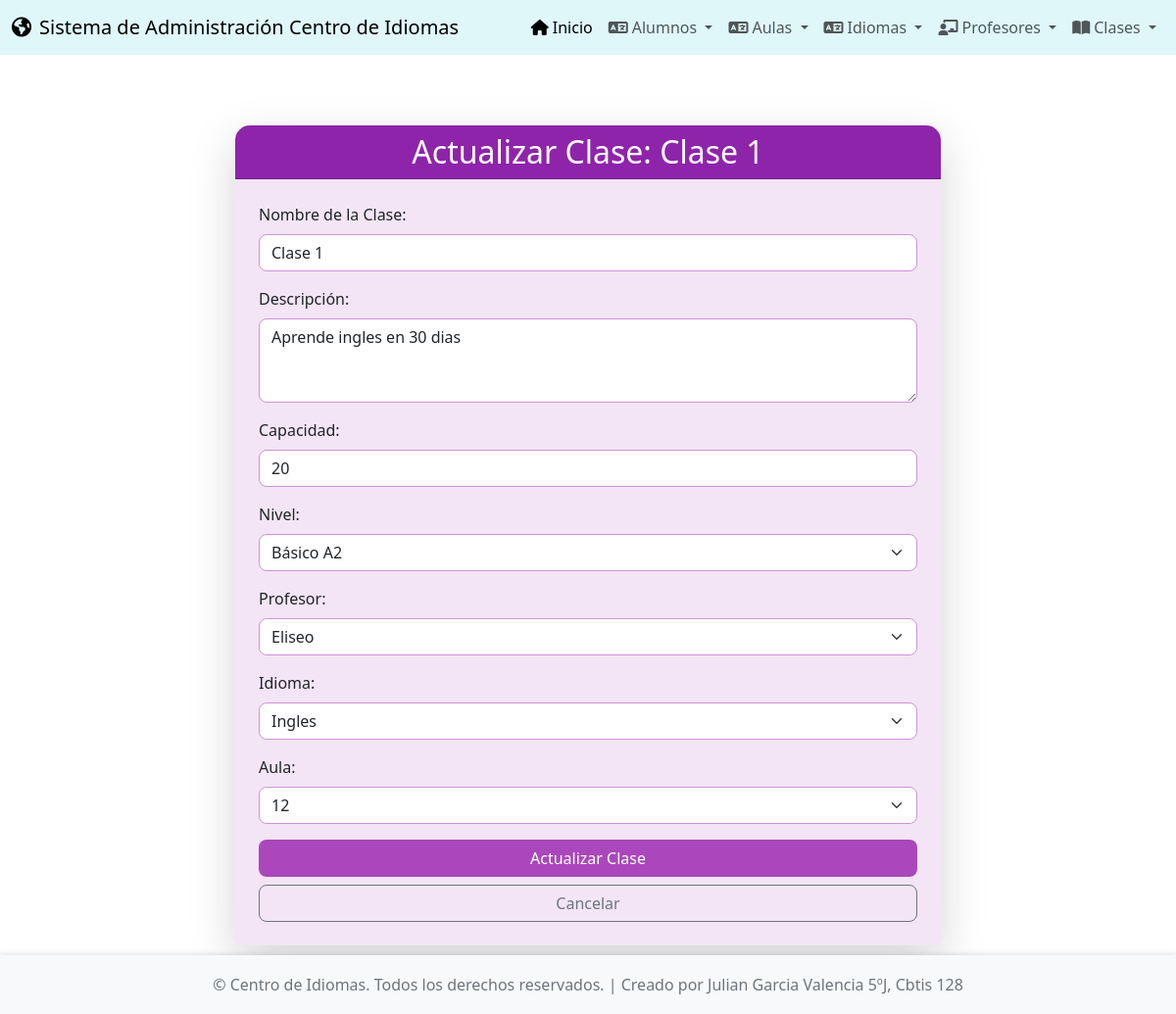
The page /clases/actualizar/2/ on the database its author committed.
### app_Centro_Idiomas/models.py (models this page shows, shortened)
class Clase(models.Model):
    nombre = models.CharField(max_length=150)
    descripcion = models.TextField(blank=True, null=True)
    capacidad = models.PositiveIntegerField()
    nivel = models.CharField(max_length=50, choices=[
        ('Básico A1', 'Básico A1'),
        ('Básico A2', 'Básico A2'),
        ('Intermedio B1', 'Intermedio B1'),
        ('Intermedio B2', 'Intermedio B2'),
        ('Avanzado C1', 'Avanzado C1'),
        ('Avanzado C2', 'Avanzado C2')
    ])
    id_profesor = models.ForeignKey(Profesor, on_delete=models.CASCADE, related_name="clases")
    idioma = models.ForeignKey(Idioma, on_delete=models.CASCADE, related_name="clases_idioma")
    aula = models.ForeignKey('Aulas', on_delete=models.SET_NULL, null=True, blank=True)

class Profesor(models.Model):
    nombre = models.CharField(max_length=100)
    ap_paterno = models.CharField(max_length=100)
    ap_materno = models.CharField(max_length=100, blank=True, null=True)
    telefono = models.CharField(max_length=15, blank=True, null=True)
    correo = models.EmailField(unique=True)
    id_idioma = models.ForeignKey(Idioma, on_delete=models.CASCADE, related_name="profesores")

class Idioma(models.Model):
    nombre = models.CharField(max_length=50, unique=True)
    nivel = models.CharField(max_length=50)
    region = models.CharField(max_length=100, blank=True, null=True)
    descripcion = models.TextField(blank=True, null=True)
    codigo = models.CharField(max_length=10, unique=True)
    bandera_img = models.ImageField(upload_to='banderas/', blank=True, null=True)

class Aulas(models.Model):
    numero_aula = models.CharField(max_length=10, unique=True)
    capacidad = models.IntegerField()
    ubicacion = models.CharField(max_length=100, blank=True, null=True)
    tipo_aula = models.CharField(max_length=50, blank=True, null=True) # Ej: "Laboratorio", "Teoría", "Seminario"

### app_Centro_Idiomas/views.py (the view)
# urls.py: path('clases/actualizar/<int:pk>/', views.actualizar_clase, name='actualizar_clase'),
def actualizar_clase(request, pk):
    clase = get_object_or_404(Clase, pk=pk)
    profesores = Profesor.objects.all()
    idiomas = Idioma.objects.all()
    aulas= Aulas.objects.all()
    return render(request, 'clases/actualizar_clase.html', {'clase': clase, 'profesores': profesores, 'idiomas': idiomas, 'aulas':aulas})

### app_Centro_Idiomas/templates/clases/actualizar_clase.html (shortened to what this page needs)
{% extends 'base.html' %}
{% block content %}
<div class="container mt-5">
    <div class="row justify-content-center">
        <div class="col-md-8">
            <div class="card shadow-lg" style="border-radius: 15px; border: none;">
                <div class="card-header text-white text-center" style="background-color: #8e24aa; border-top-left-radius: 15px; border-top-right-radius: 15px;">
                    <h2 class="mb-0">Actualizar Clase: {{ clase.nombre }}</h2>
                </div>
                <div class="card-body p-4" style="background-color: #f3e5f5;">
                    <form method="post" action="{% url 'realizar_actualizacion_clase' clase.pk %}">
                        <div class="mb-3">
                            <label for="nombre" class="form-label text-purple-dark">Nombre de la Clase:</label>
                            <input type="text" class="form-control" id="nombre" name="nombre" value="{{ clase.nombre }}" required style="border-radius: 8px; border-color: #ce93d8;">
                        </div>
                        <div class="mb-3">
                            <label for="descripcion" class="form-label text-purple-dark">Descripción:</label>
                            <textarea class="form-control" id="descripcion" name="descripcion" rows="3" style="border-radius: 8px; border-color: #ce93d8;">{{ clase.descripcion|default_if_none:"" }}</textarea>
                        </div>
                        <div class="mb-3">
                            <label for="capacidad" class="form-label text-purple-dark">Capacidad:</label>
                            <input type="number" class="form-control" id="capacidad" name="capacidad" value="{{ clase.capacidad }}" required style="border-radius: 8px; border-color: #ce93d8;">
                        </div>
                        <div class="mb-3">
                            <label for="nivel" class="form-label text-purple-dark">Nivel:</label>
                            <select class="form-select" id="nivel" name="nivel" required style="border-radius: 8px; border-color: #ce93d8;">
                                {% for choice in clase.get_nivel_display_choices %}
                                {% with current_choice=choice.0 %}
                                <option value="{{ current_choice }}" {% if clase.nivel == current_choice %}selected{% endif %}>{{ choice.1 }}</option>
                                {% endwith %}
                                {% empty %}
                                <option value="Básico A2" {% if clase.nivel == 'Básico A2' %}selected{% endif %}>Básico A2</option>
                                {% endfor %}
                            </select>
                        </div>
                        <div class="mb-3">
                            <label for="id_profesor" class="form-label text-purple-dark">Profesor:</label>
                            <select class="form-select" id="id_profesor" name="id_profesor" required style="border-radius: 8px; border-color: #ce93d8;">
                                {% for profesor in profesores %}
                                    <option value="{{ profesor.pk }}" {% if clase.id_profesor.pk == profesor.pk %}selected{% endif %}>{{ profesor.nombre }} {{ profesor.apellido }}</option>
                                {% endfor %}
                            </select>
                        </div>
                        <div class="mb-3">
                            <label for="idioma" class="form-label text-purple-dark">Idioma:</label>
                            <select class="form-select" id="idioma" name="idioma" required style="border-radius: 8px; border-color: #ce93d8;">
                                {% for idioma in idiomas %}
                                    <option value="{{ idioma.pk }}" {% if clase.idioma.pk == idioma.pk %}selected{% endif %}>{{ idioma.nombre }}</option>
                                {% endfor %}
                            </select>
                        </div>
                        <div class="mb-3">
                            <label for="aula" class="form-label text-purple-dark">Aula:</label>
                            <select class="form-select" id="aula" name="aula" required style="border-radius: 8px; border-color: #ce93d8;">
                                {% for aula in aulas %}
                                    <option value="{{ aula.pk }}" {% if clase.aula.pk == idioma.pk %}selected{% endif %}>{{ aula.numero_aula }}</option>
                                {% endfor %}
                            </select>
                        </div>
                        <div class="d-grid gap-2">
                            <button type="submit" class="btn text-white" style="background-color: #ab47bc; border-radius: 8px;">Actualizar Clase</button>
                            <a href="{% url 'ver_clases' %}" class="btn btn-outline-secondary" style="border-radius: 8px;">Cancelar</a>
                        </div>
                    </form>
                </div>
            </div>
        </div>
    </div>
</div>
{% endblock %}

### app_Centro_Idiomas/templates/base.html (style rules this page uses)
body { display: flex; flex-direction: column; min-height: 100vh; }

### rows shown on the page
Clase: nombre "Clase 1", descripcion "Aprende ingles en 30 dias", capacidad "20", nivel "Básico A2", id_profesor "Eliseo", idioma "Ingles", aula "12"
